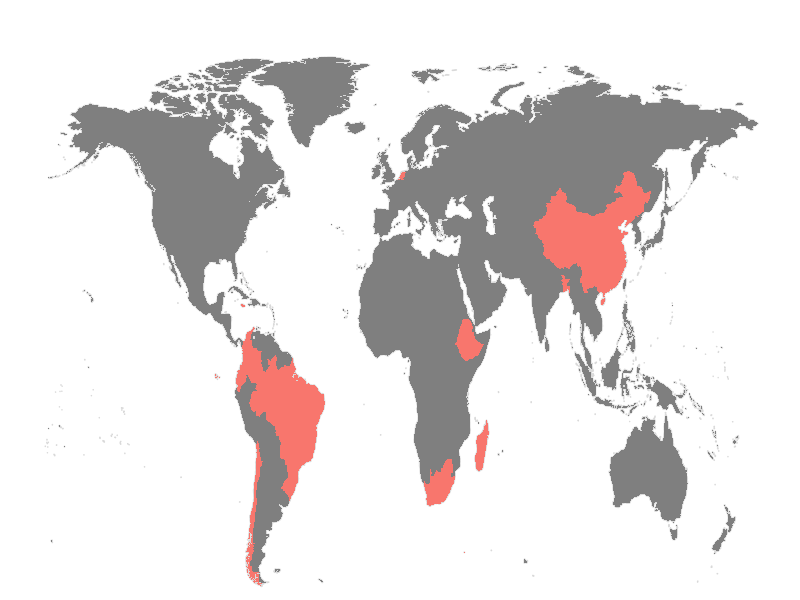

Source code (R):
## ---- chunk 1

library(ggplot2)
library(maps)
library(ggthemes)

map.world = map_data(map='world')
map.world$value <- NA
map.world$value <- ifelse(map.world$region =="Bangladesh", "skyblue1", map.world$value)
map.world$value <- ifelse(map.world$region =="Brazil", "skyblue1", map.world$value)
map.world$value <- ifelse(map.world$region =="Chile", "skyblue1", map.world$value)
map.world$value <- ifelse(map.world$region =="China", "skyblue1", map.world$value)
map.world$value <- ifelse(map.world$region =="Colombia", "skyblue1", map.world$value)
map.world$value <- ifelse(map.world$region =="Ecuador", "skyblue1", map.world$value)
map.world$value <- ifelse(map.world$region =="Ethiopia", "skyblue1", map.world$value)
map.world$value <- ifelse(map.world$region =="Jamaica", "skyblue1", map.world$value)
map.world$value <- ifelse(map.world$region =="Madagascar", "skyblue1", map.world$value)
map.world$value <- ifelse(map.world$region =="Netherlands", "skyblue1", map.world$value)
map.world$value <- ifelse(map.world$region =="South Africa", "skyblue1", map.world$value)

ggplot() + 
  borders("world", colour = "gray85", fill = "gray80") +
  geom_map(data = map.world, map = map.world, aes(
    map_id = region,
    fill=value
  )) + 
  theme_map() +
  coord_cartesian(ylim = c(-50, 90)) +
  theme(legend.position = "none")

